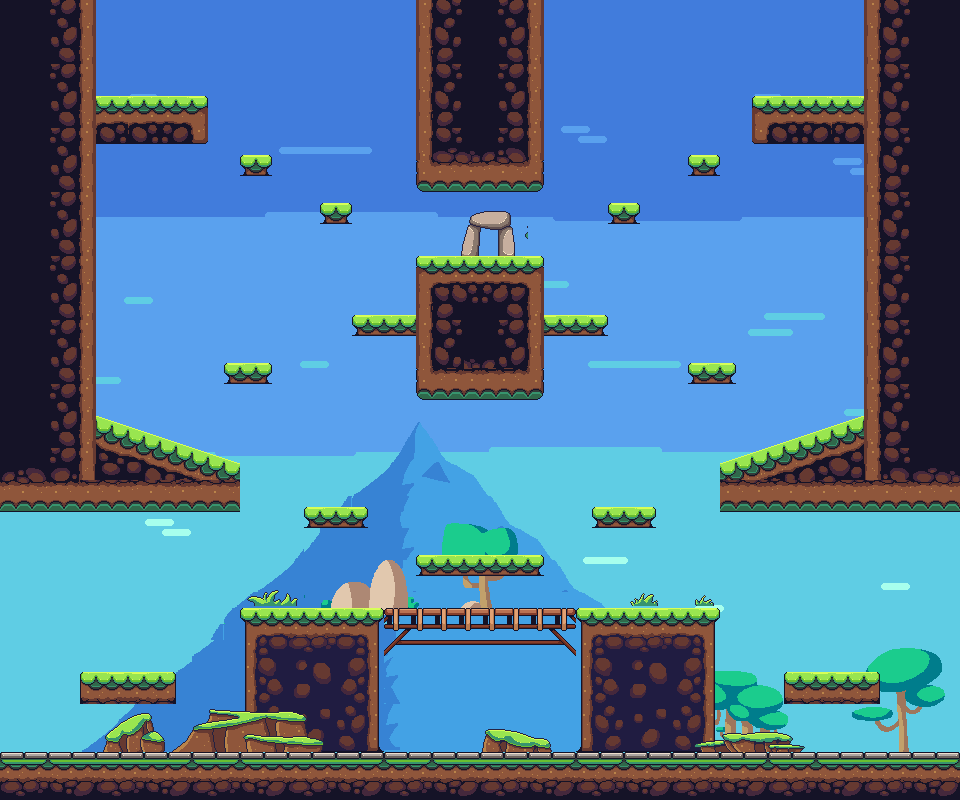

Tiled map render using the project's own tile images. Description and the map definition, with tile-layer contents summarised, below:
An orthogonal 60x50 tile map with 16x16 px tiles, 5 tile layers (Sky, Most Backend, 2nd Most Backend, 3rd Most Backend, ...), 2 tilesets.

<map version="1.0" tiledversion="1.0.3" orientation="orthogonal" renderorder="right-down" width="60" height="50" tilewidth="16" tileheight="16" nextobjectid="1">
 <tileset firstgid="1" source="Forest Environment.tsx" />
 <tileset firstgid="2297" source="Forest Props.tsx" />
 <layer name="Sky" width="60" height="50">
  <data>[3000 cells, 3000 non-empty, 61 distinct tile ids]</data>
 </layer>
 <layer name="Most Backend" width="60" height="50">
  <data>[3000 cells, 573 non-empty, 226 distinct tile ids]</data>
 </layer>
 <layer name="2nd Most Backend" width="60" height="50">
  <data>[3000 cells, 770 non-empty, 300 distinct tile ids]</data>
 </layer>
 <layer name="3rd Most Backend" width="60" height="50">
  <data>[3000 cells, 72 non-empty, 72 distinct tile ids]</data>
 </layer>
 <layer name="Ground" width="60" height="50">
  <data>[3000 cells, 610 non-empty, 212 distinct tile ids]</data>
 </layer>
</map>
